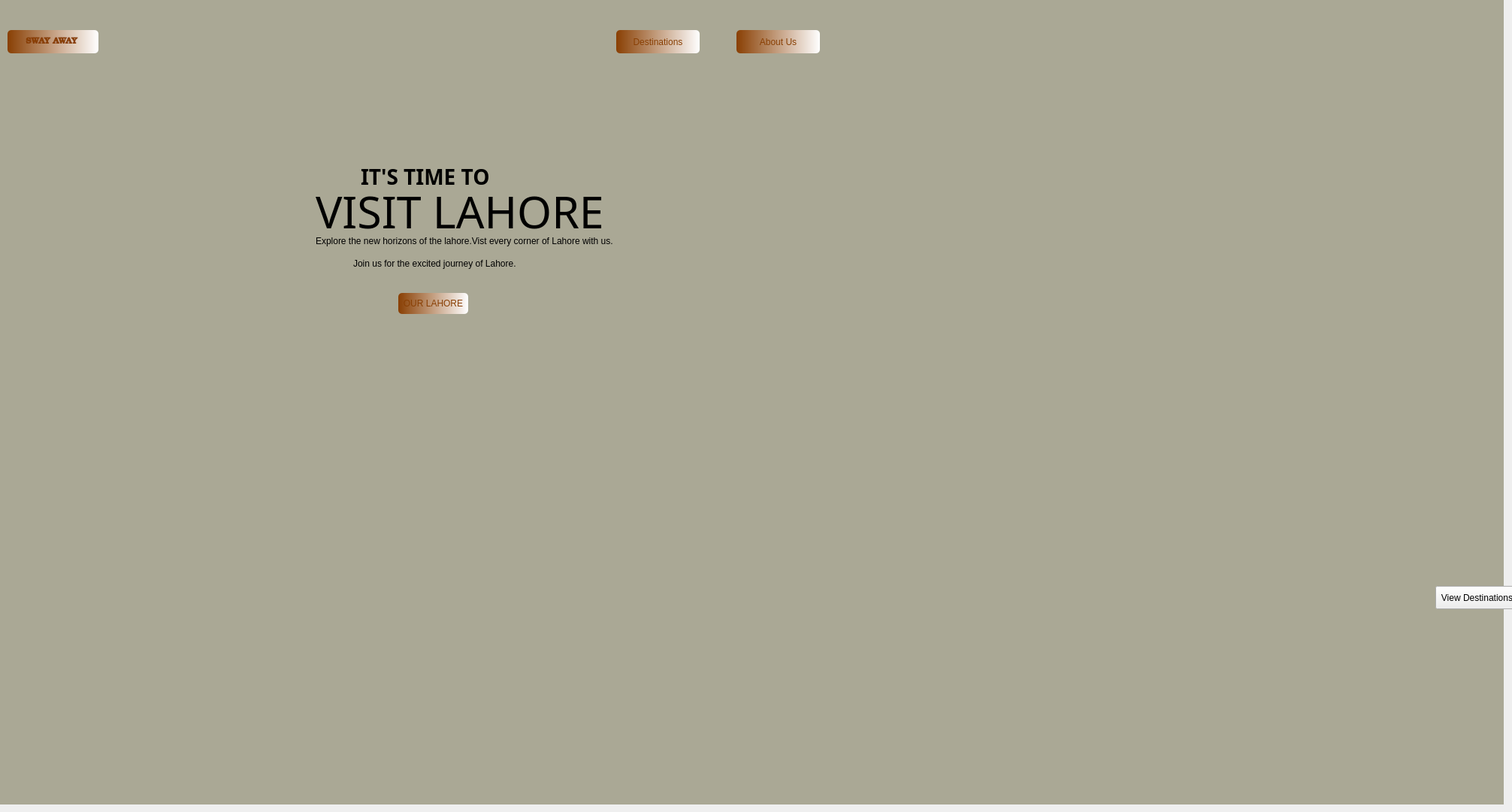
<?xml version="1.0" encoding="UTF-8"?>
<ui version="4.0">
 <class>Form</class>
 <widget class="QWidget" name="Form">
  <property name="geometry">
   <rect>
    <x>0</x>
    <y>0</y>
    <width>2012</width>
    <height>1081</height>
   </rect>
  </property>
  <property name="windowTitle">
   <string>Form</string>
  </property>
  <widget class="QLabel" name="label">
   <property name="geometry">
    <rect>
     <x>-80</x>
     <y>-10</y>
     <width>2081</width>
     <height>1081</height>
    </rect>
   </property>
   <property name="styleSheet">
    <string notr="true">background-color: rgb(170, 168, 149);
background-image: url(:/images/download (8).jpg);</string>
   </property>
   <property name="text">
    <string/>
   </property>
  </widget>
  <widget class="QLabel" name="label_3">
   <property name="geometry">
    <rect>
     <x>1160</x>
     <y>340</y>
     <width>231</width>
     <height>241</height>
    </rect>
   </property>
   <property name="styleSheet">
    <string notr="true">background-image: url(:/images/Badshahi-mosque.jpg);</string>
   </property>
   <property name="text">
    <string/>
   </property>
  </widget>
  <widget class="QLabel" name="label_4">
   <property name="geometry">
    <rect>
     <x>1160</x>
     <y>80</y>
     <width>231</width>
     <height>241</height>
    </rect>
   </property>
   <property name="styleSheet">
    <string notr="true">background-image: url(:/images/shhh.jpg);
 
</string>
   </property>
   <property name="text">
    <string/>
   </property>
  </widget>
  <widget class="QLabel" name="label_5">
   <property name="geometry">
    <rect>
     <x>-40</x>
     <y>480</y>
     <width>371</width>
     <height>331</height>
    </rect>
   </property>
   <property name="text">
    <string>l</string>
   </property>
  </widget>
  <widget class="QPushButton" name="pushButton">
   <property name="geometry">
    <rect>
     <x>10</x>
     <y>40</y>
     <width>121</width>
     <height>31</height>
    </rect>
   </property>
   <property name="font">
    <font>
     <family>Bookman Old Style</family>
     <pointsize>8</pointsize>
     <italic>false</italic>
     <bold>true</bold>
    </font>
   </property>
   <property name="styleSheet">
    <string notr="true">QPushButton#pushButton{
 background-color: qlineargradient(spread:pad, x1:0, y1:0, x2:1, y2:0, stop:0 rgba(137, 63, 3, 255), stop:1 rgba(255, 255, 255, 255));
 color:rgba(137,63,3,255);
 border-radius:5px;
}
QPushButton#pushButton:hover{
 background-color: qlineargradient(spread:pad, x1:0, y1:0, x2:1, y2:0, stop:0 rgba(150, 63, 45, 255), stop:1 rgba(255, 255, 255, 255));
}
QPushButton#pushButton:pressed{
	padding-left:5px;
	padding-top:5px:
	background-color:rgba(140,120,111,255);
}</string>
   </property>
   <property name="text">
    <string>SWAY AWAY </string>
   </property>
  </widget>
  <widget class="QPushButton" name="pushButton_2">
   <property name="geometry">
    <rect>
     <x>530</x>
     <y>390</y>
     <width>93</width>
     <height>28</height>
    </rect>
   </property>
   <property name="styleSheet">
    <string notr="true">QPushButton#pushButton_2{
 background-color: qlineargradient(spread:pad, x1:0, y1:0, x2:1, y2:0, stop:0 rgba(137, 63, 3, 255), stop:1 rgba(255, 255, 255, 255));
 color:rgba(137,63,3,255);
 border-radius:5px;
}
QPushButton#pushButton_2:hover{
 background-color: qlineargradient(spread:pad, x1:0, y1:0, x2:1, y2:0, stop:0 rgba(150, 63, 45, 255), stop:1 rgba(255, 255, 255, 255));
}
QPushButton#pushButton_2:pressed{
	padding-left:5px;
	padding-top:5px:
	background-color:rgba(140,120,111,255);
}</string>
   </property>
   <property name="text">
    <string>OUR LAHORE</string>
   </property>
  </widget>
  <widget class="QLabel" name="label_6">
   <property name="geometry">
    <rect>
     <x>480</x>
     <y>180</y>
     <width>601</width>
     <height>111</height>
    </rect>
   </property>
   <property name="font">
    <font>
     <family>Colonna MT</family>
     <pointsize>21</pointsize>
     <bold>true</bold>
    </font>
   </property>
   <property name="text">
    <string>IT'S TIME TO  </string>
   </property>
  </widget>
  <widget class="QLabel" name="label_7">
   <property name="geometry">
    <rect>
     <x>420</x>
     <y>210</y>
     <width>531</width>
     <height>141</height>
    </rect>
   </property>
   <property name="font">
    <font>
     <family>Colonna MT</family>
     <pointsize>44</pointsize>
    </font>
   </property>
   <property name="text">
    <string>VISIT LAHORE</string>
   </property>
  </widget>
  <widget class="QLabel" name="label_11">
   <property name="geometry">
    <rect>
     <x>1160</x>
     <y>610</y>
     <width>231</width>
     <height>211</height>
    </rect>
   </property>
   <property name="styleSheet">
    <string notr="true">background-image: url(:/images/fort.png);</string>
   </property>
   <property name="text">
    <string/>
   </property>
  </widget>
  <widget class="QLabel" name="label_12">
   <property name="geometry">
    <rect>
     <x>420</x>
     <y>290</y>
     <width>471</width>
     <height>61</height>
    </rect>
   </property>
   <property name="text">
    <string>Explore the new horizons of the lahore.Vist every corner of Lahore with us.</string>
   </property>
  </widget>
  <widget class="QLabel" name="label_13">
   <property name="geometry">
    <rect>
     <x>470</x>
     <y>340</y>
     <width>291</width>
     <height>21</height>
    </rect>
   </property>
   <property name="text">
    <string>Join us for the excited journey of Lahore.</string>
   </property>
  </widget>
  <widget class="QPushButton" name="pushButton_3">
   <property name="geometry">
    <rect>
     <x>820</x>
     <y>40</y>
     <width>111</width>
     <height>31</height>
    </rect>
   </property>
   <property name="styleSheet">
    <string notr="true">QPushButton#pushButton_3{
 background-color: qlineargradient(spread:pad, x1:0, y1:0, x2:1, y2:0, stop:0 rgba(137, 63, 3, 255), stop:1 rgba(255, 255, 255, 255));
 color:rgba(137,63,3,255);
 border-radius:5px;
}
QPushButton#pushButton_3:hover{
 background-color: qlineargradient(spread:pad, x1:0, y1:0, x2:1, y2:0, stop:0 rgba(150, 63, 45, 255), stop:1 rgba(255, 255, 255, 255));
}
QPushButton#pushButton_3:pressed{
	padding-left:5px;
	padding-top:5px:
	background-color:rgba(140,120,111,255);
}</string>
   </property>
   <property name="text">
    <string>Destinations</string>
   </property>
  </widget>
  <widget class="QPushButton" name="pushButton_4">
   <property name="geometry">
    <rect>
     <x>980</x>
     <y>40</y>
     <width>111</width>
     <height>31</height>
    </rect>
   </property>
   <property name="styleSheet">
    <string notr="true">QPushButton#pushButton_4{
 background-color: qlineargradient(spread:pad, x1:0, y1:0, x2:1, y2:0, stop:0 rgba(137, 63, 3, 255), stop:1 rgba(255, 255, 255, 255));
 color:rgba(137,63,3,255);
 border-radius:5px;
}
QPushButton#pushButton_4:hover{
 background-color: qlineargradient(spread:pad, x1:0, y1:0, x2:1, y2:0, stop:0 rgba(150, 63, 45, 255), stop:1 rgba(255, 255, 255, 255));
}
QPushButton#pushButton_4:pressed{
	padding-left:5px;
	padding-top:5px:
	background-color:rgba(140,120,111,255);
}</string>
   </property>
   <property name="text">
    <string>About Us</string>
   </property>
  </widget>
  <widget class="QPushButton" name="pushButton_5">
   <property name="geometry">
    <rect>
     <x>1910</x>
     <y>780</y>
     <width>111</width>
     <height>31</height>
    </rect>
   </property>
   <property name="styleSheet">
    <string notr="true">QPushButton#pushButton_3{
 background-color: qlineargradient(spread:pad, x1:0, y1:0, x2:1, y2:0, stop:0 rgba(137, 63, 3, 255), stop:1 rgba(255, 255, 255, 255));
 color:rgba(137,63,3,255);
 border-radius:5px;
}
QPushButton#pushButton_3:hover{
 background-color: qlineargradient(spread:pad, x1:0, y1:0, x2:1, y2:0, stop:0 rgba(150, 63, 45, 255), stop:1 rgba(255, 255, 255, 255));
}
QPushButton#pushButton_3:pressed{
	padding-left:5px;
	padding-top:5px:
	background-color:rgba(140,120,111,255);
}</string>
   </property>
   <property name="text">
    <string>View Destinations</string>
   </property>
  </widget>
 </widget>
 <resources/>
 <connections/>
</ui>
